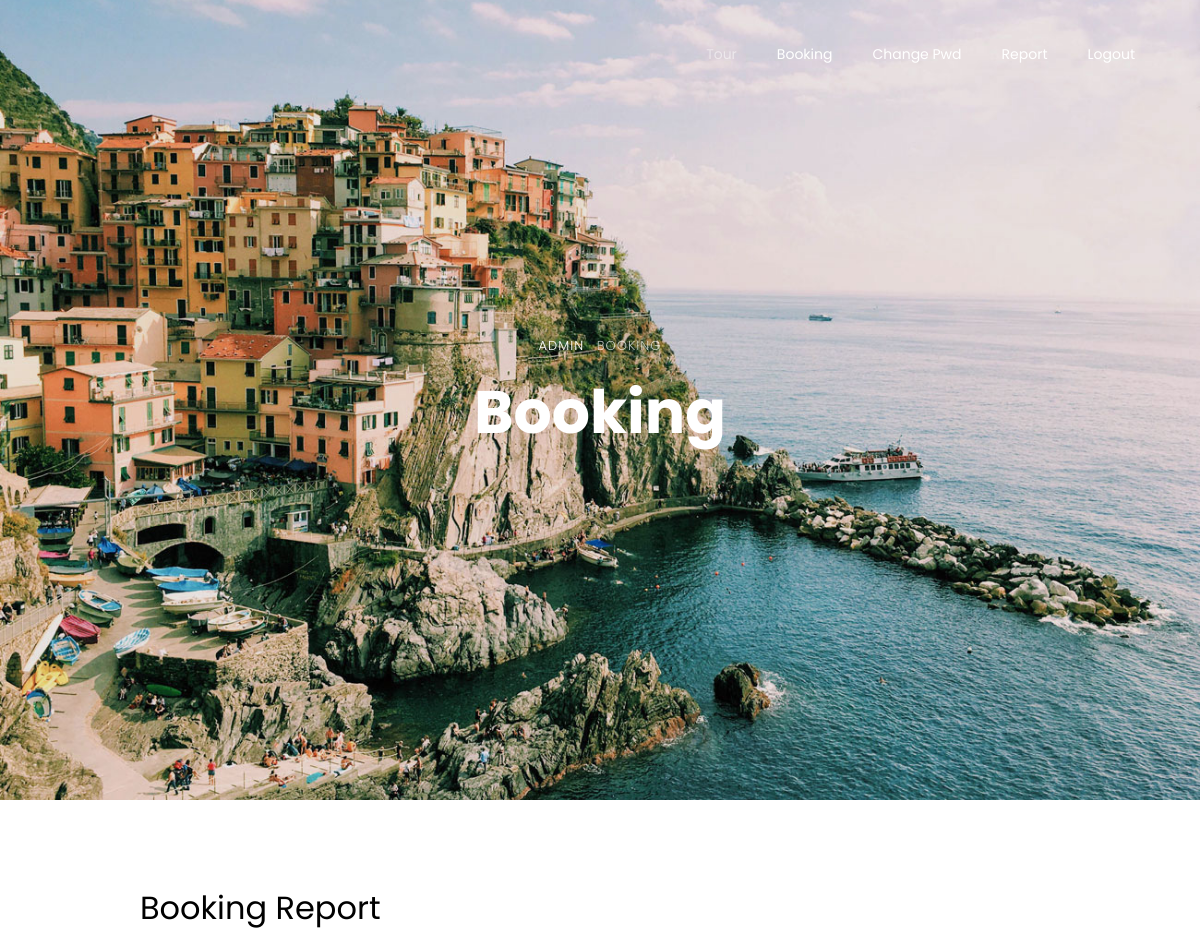
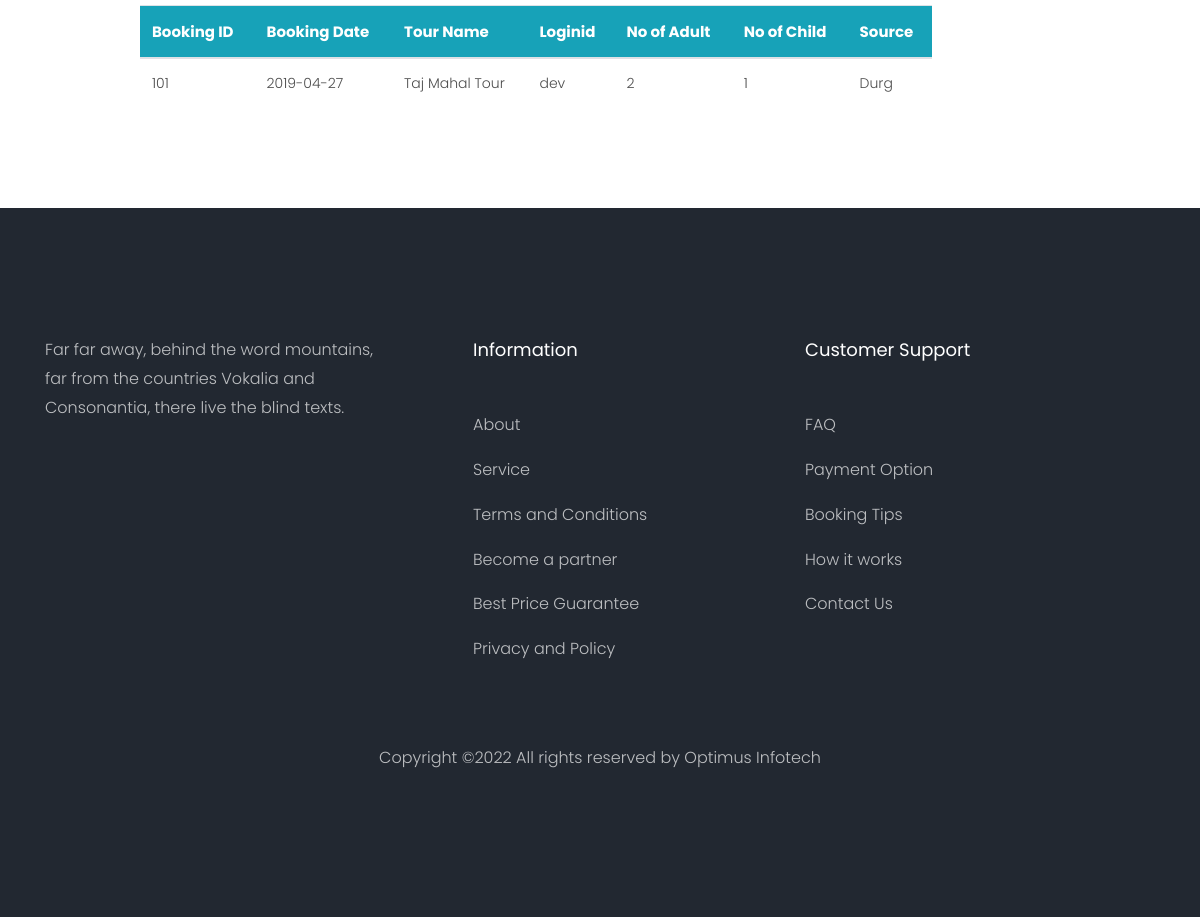
The app's page /Admin_Report_Booking.php with its own data (2 pictures, top to bottom).
### tables this page shows
CREATE TABLE `booking_tb` (
  `book_id` int(10) NOT NULL,
  `book_date` date NOT NULL,
  `travel_date` date NOT NULL,
  `tour_name` varchar(20) NOT NULL,
  `loginid` varchar(20) NOT NULL,
  `no_adult` int(10) NOT NULL,
  `no_child` int(10) NOT NULL,
  `source` varchar(50) NOT NULL
);

### Admin_Report_Booking.php (the view, shortened to what this page needs)
<!DOCTYPE html>
<html lang="en">
  <head>
    <link rel="stylesheet" href="css/open-iconic-bootstrap.min.css">
    <link rel="stylesheet" href="css/animate.css">
    <link rel="stylesheet" href="css/owl.carousel.min.css">
    <link rel="stylesheet" href="css/owl.theme.default.min.css">
    <link rel="stylesheet" href="css/magnific-popup.css">
    <link rel="stylesheet" href="css/aos.css">
    <link rel="stylesheet" href="css/ionicons.min.css">
    <link rel="stylesheet" href="css/bootstrap-datepicker.css">
    <link rel="stylesheet" href="css/jquery.timepicker.css">
    <link rel="stylesheet" href="css/flaticon.css">
    <link rel="stylesheet" href="css/icomoon.css">
    <link rel="stylesheet" href="css/style.css">
  </head>
  <body>
  <nav class="navbar navbar-expand-lg navbar-dark ftco_navbar bg-dark ftco-navbar-light" id="ftco-navbar">
    <div class="container">
      <div class="collapse navbar-collapse" id="ftco-nav">
        <ul class="navbar-nav ml-auto">
          <li class="nav-item active"><a href="Admin_Tour.php" class="nav-link">Tour</a></li>
          <li class="nav-item"><a href="Admin_Booking.php" class="nav-link">Booking</a></li>
		  <li class="nav-item"><a href="Admin_Change_Pwd.php" class="nav-link">Change Pwd</a></li>
		  <li class="nav-item"><a href="Admin_Report.php" class="nav-link">Report</a></li>
		  <li class="nav-item"><a href="Login.php" class="nav-link">Logout</a></li>
        </ul>
      </div>
    </div>
  </nav>
    <?php include "dbcon.php";?>
    <div class="hero-wrap js-fullheight" style="background-image: url('images/bg_3.jpg');height:300px">
      <div class="container">
        <div class="row no-gutters slider-text js-fullheight align-items-center justify-content-center" data-scrollax-parent="true">
          <div class="col-md-9 ftco-animate text-center" data-scrollax=" properties: { translateY: '70%' }">
            <p class="breadcrumbs" data-scrollax="properties: { translateY: '30%', opacity: 1.6 }"><span class="mr-2"><a href="index.html">Admin</a></span> <span>Booking</span></p>
            <h1 class="mb-3 bread" data-scrollax="properties: { translateY: '30%', opacity: 1.6 }">Booking</h1>
          </div>
        </div>
      </div>
    </div>
		<section class="ftco-section contact-section ftco-degree-bg">
      <div class="container">
        <div class="row block-9">
		<div class="col-md-1 pr-md-5"></div>
          <div class="col-md-9 pr-md-5">
			<h2>Booking Report</h2>
			<table class="table table-hover">
			<thead>
				<tr class="bg-info" style="color:white;font-size:15px">
					<th>Booking ID</th><th>Booking Date</th><th>Tour Name</th><th>Loginid</th><th>No of Adult</th><th>No of Child</th><th>Source</th>
				</tr>
			</thead>
			<tbody>
			<?php
			$result=mysql_query("select * from booking_tb",$db);
			while($row=mysql_fetch_array($result))
			{
				echo "<tr>";
				echo "<td>$row[0]</td><td>$row[1]</td><td>$row[3]</td><td>$row[4]</td><td>$row[5]</td><td>$row[6]</td><td>$row[7]</td>";
				echo "</tr>";
			}
			?>
			</tbody>
			</table>
          </div>
        </div>
      </div>
    </section>
    <footer class="ftco-footer ftco-bg-dark ftco-section">
      <div class="container">
        <div class="row mb-5">
          <div class="col-md">
            <div class="ftco-footer-widget mb-4">
              <p>Far far away, behind the word mountains, far from the countries Vokalia and Consonantia, there live the blind texts.</p>
              <ul class="ftco-footer-social list-unstyled float-md-left float-lft mt-5">
              </ul>
            </div>
          </div>
          <div class="col-md">
            <div class="ftco-footer-widget mb-4 ml-md-5">
              <h2 class="ftco-heading-2">Information</h2>
              <ul class="list-unstyled">
                <li><a href="#" class="py-2 d-block">About</a></li>
                <li><a href="#" class="py-2 d-block">Service</a></li>
                <li><a href="#" class="py-2 d-block">Terms and Conditions</a></li>
                <li><a href="#" class="py-2 d-block">Become a partner</a></li>
                <li><a href="#" class="py-2 d-block">Best Price Guarantee</a></li>
                <li><a href="#" class="py-2 d-block">Privacy and Policy</a></li>
              </ul>
            </div>
          </div>
          <div class="col-md">
             <div class="ftco-footer-widget mb-4">
              <h2 class="ftco-heading-2">Customer Support</h2>
              <ul class="list-unstyled">
                <li><a href="#" class="py-2 d-block">FAQ</a></li>
                <li><a href="#" class="py-2 d-block">Payment Option</a></li>
                <li><a href="#" class="py-2 d-block">Booking Tips</a></li>
                <li><a href="#" class="py-2 d-block">How it works</a></li>
                <li><a href="#" class="py-2 d-block">Contact Us</a></li>
              </ul>
            </div>
          </div>
        </div>
          <div class="row">
          <div class="col-md-12 text-center">
            <p>
  Copyright &copy;<script>document.write(new Date().getFullYear());</script> All rights reserved by <a href="https://colorlib.com" target="_blank">Optimus Infotech</a>
  </p>
          </div>
        </div>
      </div>
    </footer>
  </body>
</html>

### records on screen
booking_tb: book_id "101", book_date "2019-04-27", tour_name "Taj Mahal Tour", loginid "dev", no_adult "2", no_child "1", source "Durg"
